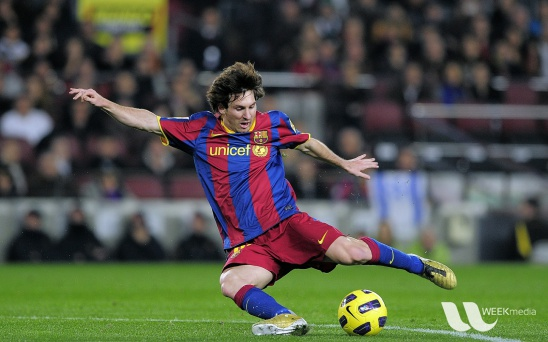
#> input picture src/opencv/img/roi.jpg, 548 x 342 px, found by its file name
$ python and_or_not.py
#> lines starting #> are read from the running program, lines starting #| are printed output that depends on the picture; after the words box and inside, x2 and y2 are one past the last pixel; in counts of white or black regions, pixels touching at a corner belong together; pictures that were not available may be replaced by others from this repository, and a replacement may not be noted
import cv2
import numpy as np

img1 = cv2.imread('E:\\python_workspace\\python_scripts\\src\\opencv\\img\\roi.jpg')
#> img1 is the input picture: shape (342, 548, 3); mean B, G, R 72.4, 86, 82.2
img2 = cv2.imread('E:\\python_workspace\\python_scripts\\src\\opencv\\img\\icon.png')
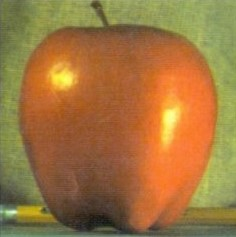
#> input picture src/opencv/img/apple.jpg, 236 x 237 px, given in place of icon.png, which was not available
#> img2 is the input picture: shape (237, 236, 3); mean B, G, R 63.3, 117.7, 159.4

rows, cols, channels = img2.shape
#> rows = 237; cols = 236; channels = 3
# print(rows,cols,channels)

roi = img1[0:rows, 0:cols]
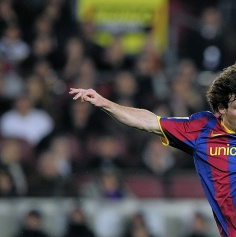
#> roi: shape (237, 236, 3); mean B, G, R 70.6, 70.4, 75.7

img2gray = cv2.cvtColor(img2, cv2.COLOR_BGR2GRAY)
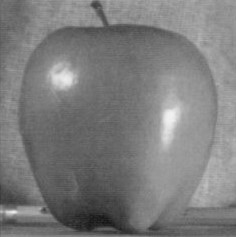
#> img2gray: shape (237, 236); min 18, max 242, mean 124
"""
threshold函数作用：
去掉噪，例如过滤很小或很大像素值的图像点
"""
ret, mask = cv2.threshold(img2gray, 175, 255, cv2.THRESH_BINARY)
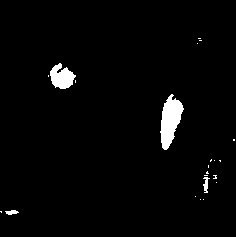
#> mask: shape (237, 236); 2.5% white; 22 white regions (18 under 20 px), largest, box (x1, y1, x2, y2) and area: (160, 94, 184, 150) 782, (50, 63, 76, 89) 431, (203, 177, 210, 193) 59, (5, 210, 19, 215) 46

mask_inv = cv2.bitwise_not(mask)

# cv2.imshow("mask", mask)

img1_bg = cv2.bitwise_and(roi, roi, mask=mask)
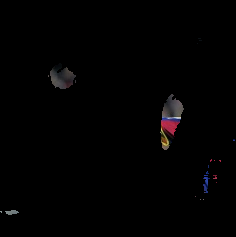
#> img1_bg: shape (237, 236, 3); mean B, G, R 1.7, 1.5, 2
img2_bg = cv2.bitwise_and(img2, img2, mask=mask_inv)

dst = cv2.add(img1_bg, img2_bg)
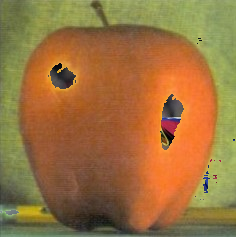
#> dst: shape (237, 236, 3); mean B, G, R 62.9, 114.3, 155.4

img1[0:rows, 0:cols] = dst
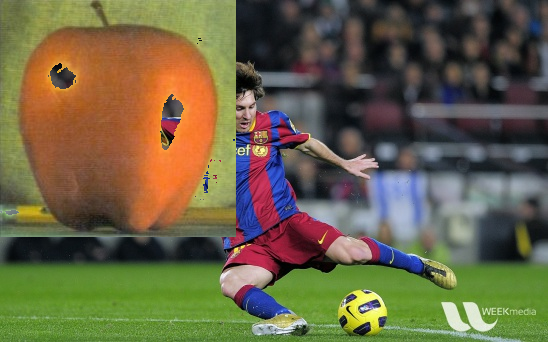
#> img1: shape (342, 548, 3); mean B, G, R 70.1, 99.1, 106

cv2.imshow("img1", img1)
cv2.waitKey(0)
cv2.destroyAllWindows()
